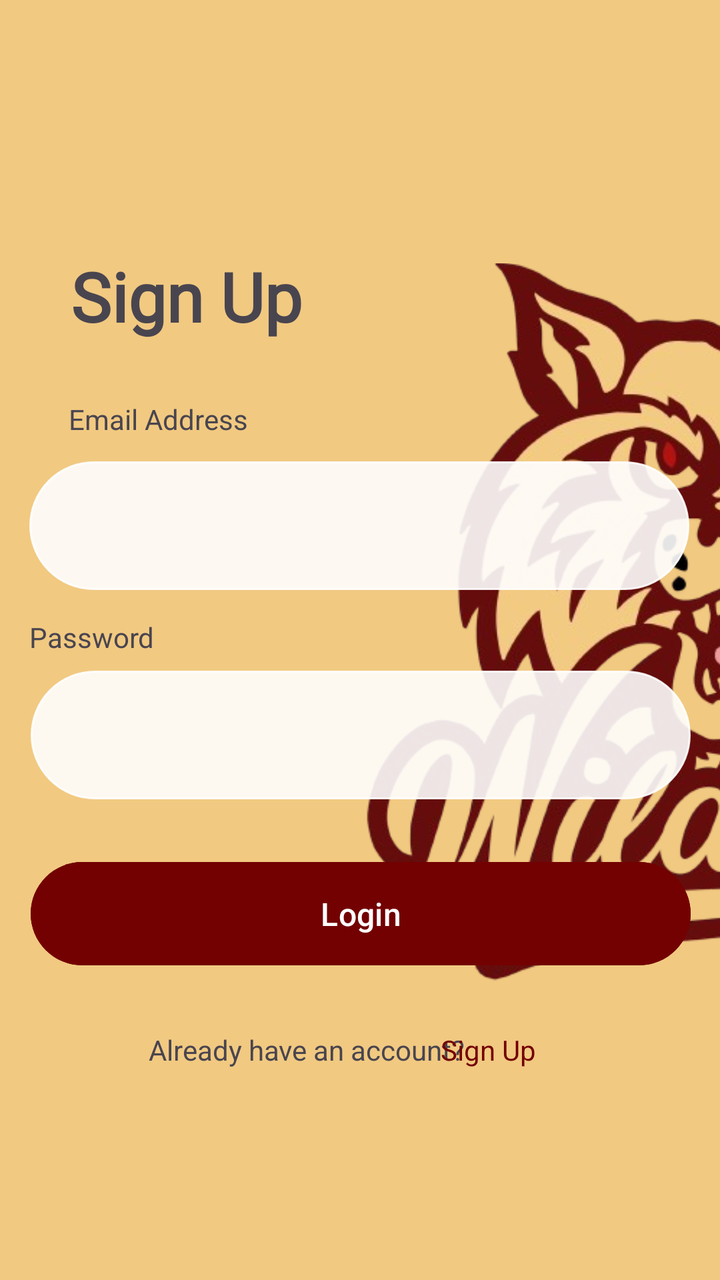
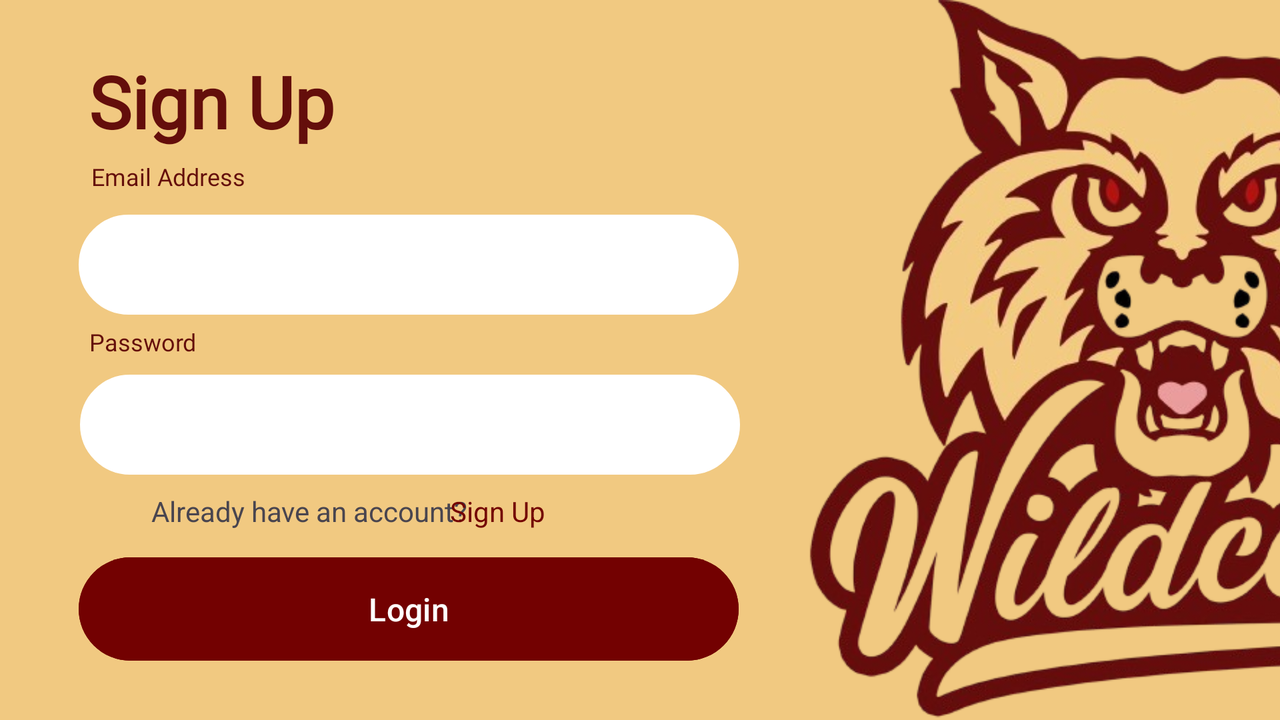

An Android layout and its configuration variant, each rendered on a device that would load it. The default file and the variant file are quoted in full after the pictures.
<!-- AndroidManifest.xml: application theme Theme.TeknoLost -->
<!-- res/layout/activity_login.xml -->
<?xml version="1.0" encoding="utf-8"?>
<androidx.constraintlayout.widget.ConstraintLayout xmlns:android="http://schemas.android.com/apk/res/android"
    xmlns:app="http://schemas.android.com/apk/res-auto"
    xmlns:tools="http://schemas.android.com/tools"
    android:id="@+id/bg"
    android:layout_width="match_parent"
    android:layout_height="match_parent"
    android:background="#F1C981"
    tools:context=".Login">

    <ImageView
        android:id="@+id/logobackground"
        android:layout_width="wrap_content"
        android:layout_height="wrap_content"
        android:layout_marginStart="180dp"
        app:layout_constraintBottom_toBottomOf="parent"
        app:layout_constraintStart_toStartOf="parent"
        app:layout_constraintTop_toTopOf="parent"

        app:layout_constraintVertical_bias="0.439"
        app:srcCompat="@drawable/wildcats" />

    <TextView
        android:id="@+id/textView"
        android:layout_width="wrap_content"
        android:layout_height="wrap_content"
        android:fontFamily="@font/kamerik"
        android:text="Sign Up"
        android:textSize="34sp"
        android:textStyle="bold"
        app:layout_constraintBottom_toBottomOf="parent"
        app:layout_constraintEnd_toEndOf="parent"
        app:layout_constraintHorizontal_bias="0.144"
        app:layout_constraintStart_toStartOf="parent"
        app:layout_constraintTop_toTopOf="parent"
        app:layout_constraintVertical_bias="0.211" />

    <EditText
        android:id="@+id/loginemail"
        android:layout_width="330dp"
        android:layout_height="wrap_content"
        android:layout_marginTop="60dp"
        android:background="@drawable/round_corner2"
        android:backgroundTint="#E4FFFFFF"
        android:ems="10"
        android:inputType="text"
        android:padding="20dp"
        app:layout_constraintBottom_toBottomOf="parent"
        app:layout_constraintEnd_toEndOf="parent"
        app:layout_constraintHorizontal_bias="0.493"
        app:layout_constraintStart_toStartOf="parent"
        app:layout_constraintTop_toBottomOf="@+id/textView"
        app:layout_constraintVertical_bias="0.0" />

    <Button
        android:id="@+id/btnLogin"
        android:layout_width="330dp"
        android:layout_height="wrap_content"
        android:backgroundTint="#730101"
        android:padding="15dp"
        android:text="Login"
        android:textSize="16sp"
        app:layout_constraintBottom_toBottomOf="parent"
        app:layout_constraintEnd_toEndOf="parent"
        app:layout_constraintHorizontal_bias="0.506"
        app:layout_constraintStart_toStartOf="parent"
        app:layout_constraintTop_toBottomOf="@+id/loginpassword"
        app:layout_constraintVertical_bias="0.152" />

    <EditText
        android:id="@+id/loginpassword"
        android:layout_width="330dp"
        android:layout_height="wrap_content"
        android:layout_marginTop="21dp"
        android:background="@drawable/round_corner2"
        android:backgroundTint="#E3FFFFFF"
        android:ems="10"
        android:inputType="textPassword"
        android:padding="20dp"
        app:layout_constraintBottom_toBottomOf="parent"
        app:layout_constraintEnd_toEndOf="parent"
        app:layout_constraintHorizontal_bias="0.506"
        app:layout_constraintStart_toStartOf="parent"
        app:layout_constraintTop_toBottomOf="@+id/loginemail"
        app:layout_constraintVertical_bias="0.074" />

    <TextView
        android:id="@+id/textView3"
        android:layout_width="wrap_content"
        android:layout_height="wrap_content"
        android:text="Already have an account?"
        app:layout_constraintBottom_toBottomOf="parent"
        app:layout_constraintEnd_toEndOf="parent"
        app:layout_constraintHorizontal_bias="0.369"
        app:layout_constraintStart_toStartOf="parent"
        app:layout_constraintTop_toTopOf="parent"
        app:layout_constraintVertical_bias="0.83" />

    <TextView
        android:id="@+id/goRegister"
        android:layout_width="wrap_content"
        android:layout_height="wrap_content"
        android:text="Sign Up"

        android:textColor="#730101"
        app:layout_constraintBottom_toBottomOf="parent"
        app:layout_constraintEnd_toEndOf="parent"
        app:layout_constraintHorizontal_bias="0.705"
        app:layout_constraintStart_toStartOf="parent"
        app:layout_constraintTop_toTopOf="parent"
        app:layout_constraintVertical_bias="0.83" />

    <TextView
        android:id="@+id/messagebox"
        android:layout_width="wrap_content"
        android:layout_height="wrap_content"
        android:gravity="center"
        android:textColor="#FF0000"
        app:layout_constraintBottom_toBottomOf="parent"
        app:layout_constraintEnd_toEndOf="parent"
        app:layout_constraintHorizontal_bias="0.498"
        app:layout_constraintStart_toStartOf="parent"
        app:layout_constraintTop_toTopOf="parent"
        app:layout_constraintVertical_bias="0.723" />

    <TextView
        android:id="@+id/textView5"
        android:layout_width="wrap_content"
        android:layout_height="wrap_content"
        android:layout_marginTop="20dp"
        android:text="Email Address"
        app:layout_constraintBottom_toTopOf="@+id/loginemail"
        app:layout_constraintEnd_toEndOf="parent"
        app:layout_constraintHorizontal_bias="0.127"
        app:layout_constraintStart_toStartOf="parent"
        app:layout_constraintTop_toBottomOf="@+id/textView"
        app:layout_constraintVertical_bias="0.439" />

    <TextView
        android:id="@+id/textView6"
        android:layout_width="wrap_content"
        android:layout_height="wrap_content"
        android:layout_marginTop="14dp"
        android:layout_marginBottom="11dp"
        android:text="Password"
        app:layout_constraintBottom_toTopOf="@+id/loginpassword"
        app:layout_constraintEnd_toEndOf="parent"
        app:layout_constraintHorizontal_bias="0.0"
        app:layout_constraintStart_toStartOf="@+id/loginemail"
        app:layout_constraintTop_toBottomOf="@+id/loginemail"
        app:layout_constraintVertical_bias="0.0" />

</androidx.constraintlayout.widget.ConstraintLayout>
<!-- resources referenced by this layout -->
<resources>
  <!-- drawable round_corner2 (drawable) -->
  <?xml version="1.0" encoding="utf-8"?>
  <shape xmlns:android="http://schemas.android.com/apk/res/android" android:shape="rectangle">
      <corners android:radius="50dp"/>
      <stroke android:width="1dip" android:color="@color/black"/>
  </shape>
  <!-- drawable wildcats: png bitmap (drawable, 295855 bytes) -->
  <style name="Theme.TeknoLost" parent="Base.Theme.TeknoLost" />
  <color name="black">#FF000000</color>
  <style name="Base.Theme.TeknoLost" parent="Theme.Material3.DayNight.NoActionBar">
          
          
      </style>
</resources>
<!-- res/layout-land/activity_login.xml (the repository's variant of the layout above) -->
<!-- drawn on the phone turned sideways -->
<?xml version="1.0" encoding="utf-8"?>
<androidx.constraintlayout.widget.ConstraintLayout xmlns:android="http://schemas.android.com/apk/res/android"
    xmlns:app="http://schemas.android.com/apk/res-auto"
    xmlns:tools="http://schemas.android.com/tools"
    android:id="@+id/bg"
    android:layout_width="match_parent"
    android:layout_height="match_parent"
    android:background="#F1C981"
    tools:context=".Login">

    <ImageView
        android:id="@+id/logobackground"
        android:layout_width="wrap_content"
        android:layout_height="wrap_content"
        android:layout_marginStart="332dp"
        app:layout_constraintBottom_toBottomOf="parent"
        app:layout_constraintStart_toStartOf="parent"
        app:layout_constraintTop_toTopOf="parent"

        app:layout_constraintVertical_bias="0.0"
        app:srcCompat="@drawable/wildcats" />

    <TextView
        android:id="@+id/textView"
        android:layout_width="wrap_content"
        android:layout_height="wrap_content"
        android:fontFamily="@font/kamerik"
        android:text="Sign Up"
        android:textColor="#640E0B"
        android:textSize="36sp"
        android:textStyle="bold"
        app:layout_constraintBottom_toBottomOf="parent"
        app:layout_constraintEnd_toEndOf="parent"
        app:layout_constraintHorizontal_bias="0.086"
        app:layout_constraintStart_toStartOf="parent"
        app:layout_constraintTop_toTopOf="parent"
        app:layout_constraintVertical_bias="0.084" />

    <EditText
        android:id="@+id/loginemail"
        android:layout_width="330dp"
        android:layout_height="50dp"
        android:layout_marginTop="60dp"
        android:background="@drawable/round_corner2"
        android:backgroundTint="#FFFFFF"
        android:ems="10"
        android:inputType="text"
        android:padding="20dp"
        app:layout_constraintBottom_toBottomOf="parent"
        app:layout_constraintEnd_toEndOf="parent"
        app:layout_constraintHorizontal_bias="0.127"
        app:layout_constraintStart_toStartOf="parent"
        app:layout_constraintTop_toTopOf="parent"
        app:layout_constraintVertical_bias="0.189" />

    <Button
        android:id="@+id/btnLogin"
        android:layout_width="330dp"
        android:layout_height="wrap_content"
        android:backgroundTint="#730101"
        android:padding="15dp"
        android:text="Login"
        android:textSize="16sp"
        app:layout_constraintBottom_toBottomOf="parent"
        app:layout_constraintEnd_toEndOf="parent"
        app:layout_constraintHorizontal_bias="0.127"
        app:layout_constraintStart_toStartOf="parent"
        app:layout_constraintTop_toTopOf="parent"
        app:layout_constraintVertical_bias="0.914" />

    <EditText
        android:id="@+id/loginpassword"
        android:layout_width="330dp"
        android:layout_height="50dp"
        android:layout_marginTop="21dp"
        android:background="@drawable/round_corner2"
        android:backgroundTint="#FFFFFF"
        android:ems="10"
        android:inputType="textPassword"
        android:padding="20dp"
        app:layout_constraintBottom_toBottomOf="parent"
        app:layout_constraintEnd_toEndOf="parent"
        app:layout_constraintHorizontal_bias="0.129"
        app:layout_constraintStart_toStartOf="parent"
        app:layout_constraintTop_toTopOf="parent"
        app:layout_constraintVertical_bias="0.576" />

    <TextView
        android:id="@+id/textView3"
        android:layout_width="wrap_content"
        android:layout_height="wrap_content"
        android:text="Already have an account?"
        app:layout_constraintBottom_toBottomOf="parent"
        app:layout_constraintEnd_toEndOf="parent"
        app:layout_constraintHorizontal_bias="0.157"
        app:layout_constraintStart_toStartOf="parent"
        app:layout_constraintTop_toTopOf="parent"
        app:layout_constraintVertical_bias="0.721" />

    <TextView
        android:id="@+id/goRegister"
        android:layout_width="wrap_content"
        android:layout_height="wrap_content"
        android:text="Sign Up"

        android:textColor="#730101"
        app:layout_constraintBottom_toBottomOf="parent"
        app:layout_constraintEnd_toEndOf="parent"
        app:layout_constraintHorizontal_bias="0.38"
        app:layout_constraintStart_toStartOf="parent"
        app:layout_constraintTop_toTopOf="parent"
        app:layout_constraintVertical_bias="0.721" />

    <TextView
        android:id="@+id/messagebox"
        android:layout_width="wrap_content"
        android:layout_height="wrap_content"
        android:gravity="center"
        android:textColor="#FF0000"
        app:layout_constraintBottom_toBottomOf="parent"
        app:layout_constraintEnd_toEndOf="parent"
        app:layout_constraintHorizontal_bias="0.498"
        app:layout_constraintStart_toStartOf="parent"
        app:layout_constraintTop_toTopOf="parent"
        app:layout_constraintVertical_bias="0.723" />

    <TextView
        android:id="@+id/textView5"
        android:layout_width="wrap_content"
        android:layout_height="wrap_content"
        android:fontFamily="@font/kamerik"
        android:text="Email Address"
        android:textColor="#640E0B"
        android:textSize="12sp"
        app:layout_constraintBottom_toBottomOf="parent"
        app:layout_constraintEnd_toEndOf="parent"
        app:layout_constraintHorizontal_bias="0.081"
        app:layout_constraintStart_toStartOf="parent"
        app:layout_constraintTop_toTopOf="parent"
        app:layout_constraintVertical_bias="0.233" />

    <TextView
        android:id="@+id/textView6"
        android:layout_width="wrap_content"
        android:layout_height="wrap_content"
        android:layout_marginBottom="11dp"
        android:fontFamily="@font/kamerik"
        android:text="Password"
        android:textColor="#640E0B"
        android:textSize="12sp"
        app:layout_constraintBottom_toBottomOf="parent"
        app:layout_constraintEnd_toEndOf="parent"
        app:layout_constraintHorizontal_bias="0.076"
        app:layout_constraintStart_toStartOf="parent"
        app:layout_constraintTop_toTopOf="parent"
        app:layout_constraintVertical_bias="0.489" />

</androidx.constraintlayout.widget.ConstraintLayout>
